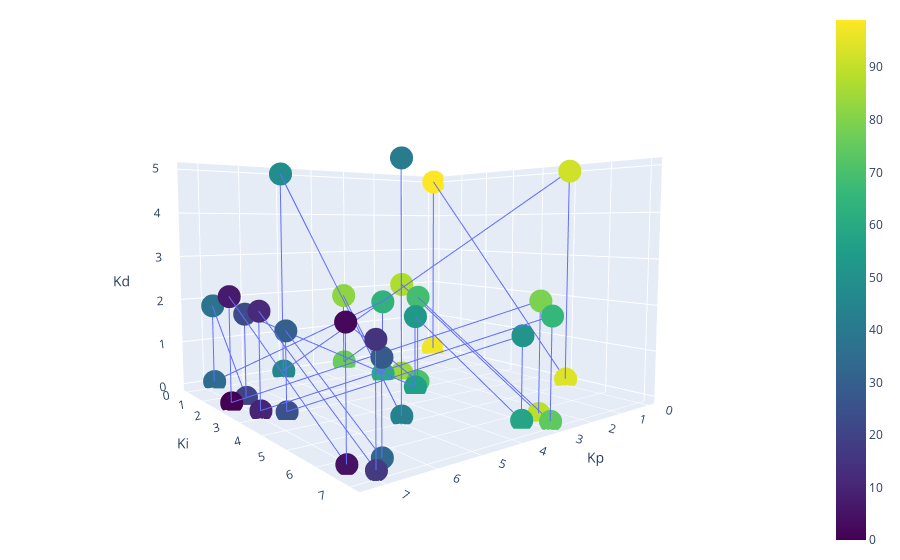

The notebook cell this image was saved under:
### Code cell
#go family is superseded by the express class which I am using now. 

fig = go.Figure(data =[go.Scatter3d(x=global_phi_store_q["kp"],
                                    y = global_phi_store_q["ki"],
                                    z = global_phi_store_q["kd"],
                                    connectgaps = True,
                                    
                                    marker = dict(color=global_phi_store_q["phi(pi) n-tiles"],
                                                  colorscale="viridis", showscale=True
                                                 )
                                    )])
# tight layout
fig.update_layout(margin=dict(l=0, r=0, b=0, t=0))

fig.update_layout(scene = dict(
                    xaxis_title='Kp',
                    yaxis_title='Ki',
                    zaxis_title='Kd'),
                    width=700,
                    margin=dict(r=20, b=10, l=10, t=10))

fig.show()

### Figure 1 — Plotly figure (JSON) as saved in the notebook; plotly's stock layout.template omitted (floating-point values rounded to 4 significant figures)
{"data": [{"connectgaps": true, "marker": {"color": [97, 99, 94, 92, 46, 48, 43, 41, 84, 87, 89, 79, 0, 7, 5, 2, 71, 69, 74, 66, 10, 12, 17, 15, 76, 82, 61, 64, 35, 38, 20, 23, 56, 53, 58, 51, 25, 30, 33, 28], "colorscale": [[0, "#440154"], [0.1111, "#482878"], [0.2222, "#3e4989"], [0.3333, "#31688e"], [0.4444, "#26828e"], [0.5556, "#1f9e89"], [0.6667, "#35b779"], [0.7778, "#6ece58"], [0.8889, "#b5de2b"], [1, "#fde725"]], "showscale": true}, "type": "scatter3d", "x": [0, 0, 0, 0, 5, 5, 5, 5, 2.75, 2.75, 2.75, 2.75, 7.25, 7.25, 7.25, 7.25, 2.975, 2.975, 2.975, 2.975, 7.025, 7.025, 7.025, 7.025, 3.177, 3.177, 3.177, 3.177, 6.822, 6.822, 6.822, 6.822, 3.36, 3.36, 3.36, 3.36, 6.64, 6.64, 6.64, 6.64], "y": [0, 0, 5, 5, 0, 0, 5, 5, 2.041, 2.041, 6.541, 6.541, 2.041, 2.041, 6.541, 6.541, 2.975, 2.975, 7.025, 7.025, 2.975, 2.975, 7.025, 7.025, 0, 0, 1.823, 1.823, 0, 0, 1.823, 1.823, 3.36, 3.36, 6.64, 6.64, 3.36, 3.36, 6.64, 6.64], "z": [0, 5, 0, 5, 0, 5, 0, 5, 0, 2.25, 0, 2.25, 0, 2.25, 0, 2.25, 0, 2.025, 0, 2.025, 0, 2.025, 0, 2.025, 0, 1.823, 0, 1.823, 0, 1.823, 0, 1.823, 0, 1.64, 0, 1.64, 0, 1.64, 0, 1.64]}], "layout": {"autosize": true, "margin": {"b": 10, "l": 10, "r": 20, "t": 10}, "scene": {"aspectmode": "auto", "aspectratio": {"x": 1.144, "y": 1.108, "z": 0.7888}, "camera": {"center": {"x": 0, "y": 0, "z": 0}, "eye": {"x": 1.328, "y": 1.7, "z": 0.184}, "projection": {"type": "perspective"}, "up": {"x": 0, "y": 0, "z": 1}}, "xaxis": {"title": {"text": "Kp"}, "type": "linear"}, "yaxis": {"title": {"text": "Ki"}, "type": "linear"}, "zaxis": {"title": {"text": "Kd"}, "type": "linear"}}}}
